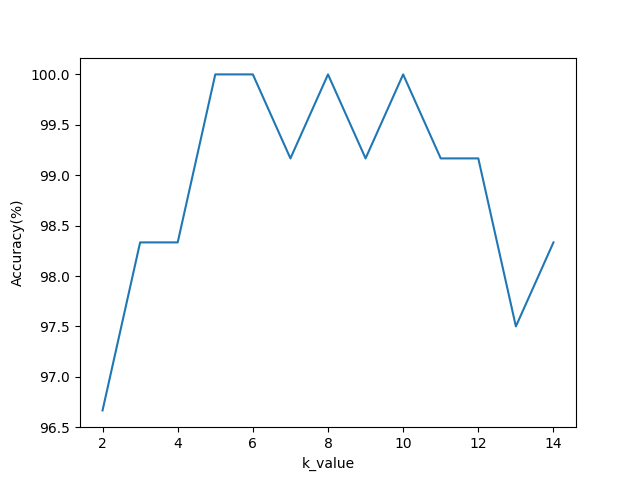

Python code for this plot:
from dataset import pulse_data, current_path
from knn import KNN
from aux_methods import accuracy, train_test_split
import matplotlib.pyplot as plt
import random


random.seed(44)
X, Y = pulse_data.iloc[:, :-1].values, pulse_data.iloc[:, -1]
X_train, X_test, y_train, y_test = train_test_split(X, Y, test_size=0.3)


k_accuracy = dict()
knn_start, knn_end = 2, 15
for _knn in range(knn_start, knn_end):
    clf = KNN(k=_knn)
    clf.fit(X_train, y_train)
    predictions = clf.predict(X_test)
    _accuracy = accuracy(y_test, predictions)
    k_accuracy[_knn] = _accuracy
    print("Knn = {0}, Accuracy = {1}%".format(_knn, _accuracy))

accuracy_max = max(k_accuracy.values())
k_max = [k for k in k_accuracy if k_accuracy[k] == accuracy_max]

print("Maximal Value : K = {0}, Accuracy = {1}%".format(k_max, accuracy_max))


plt.plot(list(range(knn_start, knn_end)), list(k_accuracy.values()))
plt.ylabel('Accuracy(%)')
plt.xlabel('k_value')
plt.savefig(current_path.joinpath('P8.png'))
plt.close()